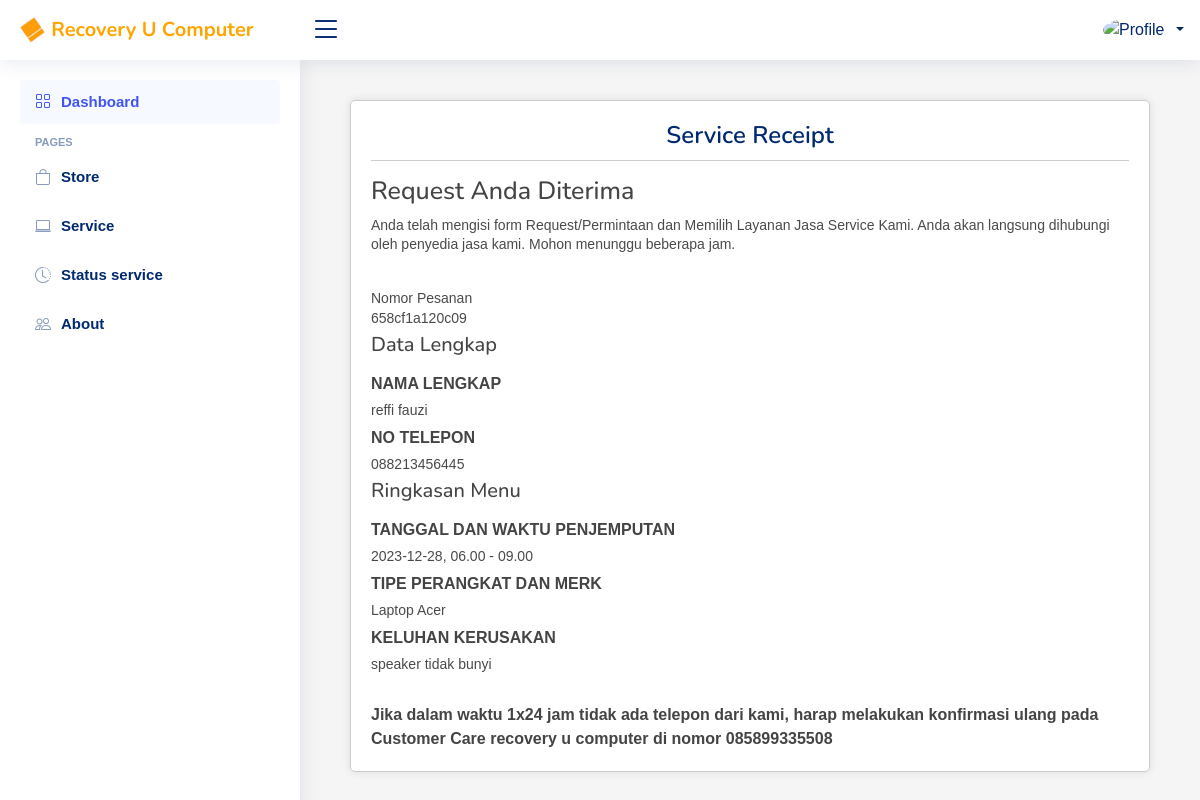
/user/content/status/struk.php?id=180, run on the app's committed database.
### tables this page shows
CREATE TABLE `service_requests` (
  `id_pesan` int(50) NOT NULL,
  `merk` varchar(50) NOT NULL,
  `foto` varchar(255) NOT NULL,
  `detail` text NOT NULL,
  `create_at` timestamp NOT NULL DEFAULT current_timestamp(),
  `token` varchar(100) DEFAULT NULL,
  `tanggal` date DEFAULT NULL,
  `jam` varchar(20) DEFAULT NULL,
  `nama_lengkap` varchar(100) DEFAULT NULL,
  `telepon` varchar(20) DEFAULT NULL,
  `status` varchar(20) NOT NULL DEFAULT 'pending',
  `price` int(200) NOT NULL
);

### user/content/status/struk.php (the view, shortened to what this page needs)
<!DOCTYPE html>
<html lang="en">
<head>
</head>
<body>
    <main id="main" class="main">
        <section class="section dashboard">
            <div class="struk-content">
                <?php
                $databaseHost = 'localhost';
                $databaseName = 'user_db';
                $databaseUsername = 'root';
                $databasePassword = '';
                $conn = mysqli_connect($databaseHost, $databaseUsername, $databasePassword, $databaseName);
                if (isset($_GET['id'])) {
                    $id_pesan = mysqli_real_escape_string($conn, $_GET['id']);
                    $query = "SELECT merk, detail, token, jam, tanggal, telepon, nama_lengkap FROM service_requests WHERE id_pesan = '$id_pesan'";
                    $result = mysqli_query($conn, $query);
                    if ($result) {
                        if (mysqli_num_rows($result) > 0) {
                            $row = mysqli_fetch_assoc($result);
                            $merk = $row['merk'];
                            $detail = $row['detail'];
                            $nama_lengkap = $row['nama_lengkap'];
                            $jam = $row['jam'];
                            $tanggal = $row['tanggal'];
                            $telepon = $row['telepon'];
                            $token = $row['token'];
                            echo '<div class="pagetitle">
                    <h1 class="judul">Service Receipt</h1>
                        </div>';
                            echo '<h3>Request Anda Diterima</h3>';
                            echo '<p>Anda telah mengisi form Request/Permintaan dan Memilih Layanan Jasa Service Kami. Anda akan
                    langsung dihubungi oleh penyedia jasa kami. Mohon menunggu beberapa jam.
                </p> <br>';
                            echo '<p>Nomor Pesanan <br>' . $token . '</p>';
                            echo '<h1>Data Lengkap</h1>';
                            echo '<b>NAMA LENGKAP</b>';
                            echo '<p>' . $nama_lengkap . '</p>';
                            echo '<b>NO TELEPON</b>';
                            echo '<p>' . $telepon . '</p>';
                            echo '<h1>Ringkasan Menu</h1>';
                            echo '<b>TANGGAL DAN WAKTU PENJEMPUTAN</b>';
                            echo '<p>' . $tanggal . ', ' . $jam . '</p>';
                            echo '<b>TIPE PERANGKAT DAN MERK</b>';
                            echo '<p>Laptop '  . $merk . '</p>';
                            echo '<b>KELUHAN KERUSAKAN</b>';
                            echo '<p>' . $detail . '</p>';
                            echo '<br>
                    <b>Jika dalam waktu 1x24 jam tidak ada telepon dari kami, harap melakukan konfirmasi ulang pada
                        Customer Care recovery u computer di nomor 085899335508 </b>';
                        } else {
                            echo 'Informasi pesanan tidak ditemukan';
                        }
                    } else {
                        echo 'Terjadi kesalahan dalam mengambil data pesanan';
                    }
                } else {
                    echo 'ID Pesanan tidak valid';
                }
                ?>
            </div>
        </section>
    </main>
</body>
</html>

### assets/css/style.css (style rules this page uses)
:root { scroll-behavior: smooth; }
body { font-family: "Open Sans", sans-serif; background: #f6f9ff; color: #444444; }
h1, h2, h3, h4, h5, h6 { font-family: "Nunito", sans-serif; }
#main { margin-top: 60px; padding: 20px 30px; transition: all 0.3s; }
.pagetitle { margin-bottom: 10px; }
.pagetitle h1 { font-size: 24px; margin-bottom: 0; font-weight: 600; color: #012970; }
@media (min-width: 1200px) { #main, #footer { margin-left: 300px; } }
body { font-family: 'Poppins', sans-serif; overflow-x: hidden; text-rendering: optimizeLegibility; -webkit-font-smoothing: antialiased; -moz-osx-font-smoothing: grayscale; }
p { margin-bottom: 0px; font-size: 14px; font-weight: 300; color: #4a4a4a; line-height: 24px; }
h1, h2, h3, h4, h5, h6 { margin: 0px; }

### user/content/status/struk.php (style rules this page uses)
body { font-family: Arial, sans-serif; margin: 0; padding: 20px; display: flex; justify-content: center; align-items: center; min-height: 75vh; background-color: #f5f5f5; }
.struk-content { width: 100%; max-width: 800px; padding: 20px; border: 1px solid #ccc; border-radius: 5px; background-color: #fff; box-shadow: 0 0 10px rgba(0, 0, 0, 0.1); }
h1 { font-size: 20px; margin-bottom: 15px; }
h3 { font-size: 25px; margin-bottom: 10px; }
p { margin: 5px 0; line-height: 1.4; }
.pagetitle { border-bottom: 1px solid #ccc; padding-bottom: 10px; margin-bottom: 15px; text-align: center; }

### data on the page
service_requests: token "658cf1a120c09", nama_lengkap "reffi fauzi", telepon "088213456445", tanggal "2023-12-28", jam "06.00 - 09.00", merk "Acer", detail "speaker tidak bunyi"
